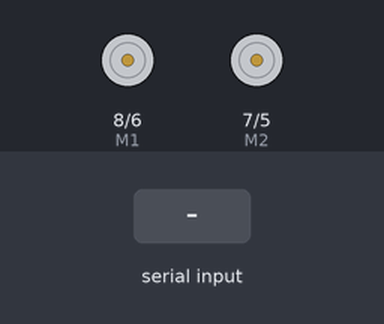
This sketch was run on a simulated Arduino Uno, built with avr-gcc and run on an emulated ATmega328P. Shown: direction and speed pins drawn as motors (green arrow = direction pin HIGH = forward, orange = LOW = backward, longer = more drive). The inputs (shaded band) are chosen by the test bench.

Above: at 1.2 s.
1.3 s: "w" received over Serial
At 1.7 s:
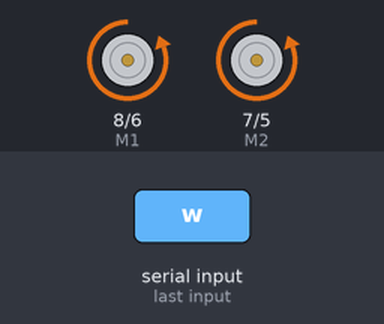
3.8 s: "s" received over Serial
At 4.6 s:
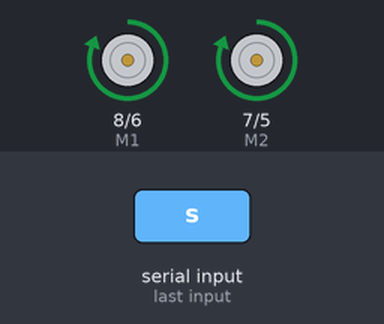
6.3 s: "a" received over Serial
At 6.7 s:
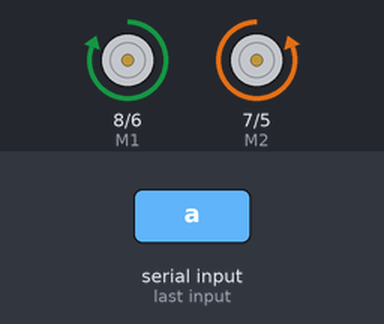
8.8 s: "d" received over Serial
At 9.6 s:
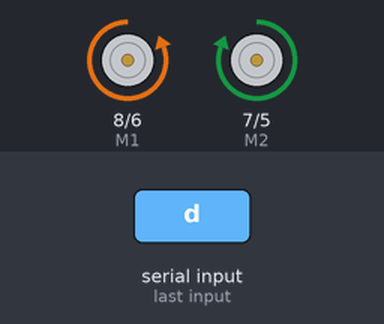
Timing chart, 0 to 11.8 s (numbered marks = the images above; inputs shaded):
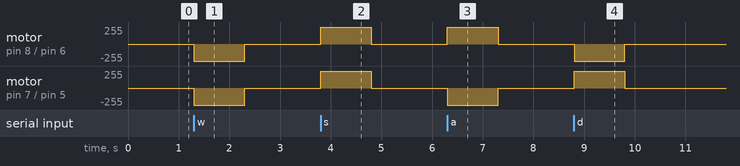

The sketch:

Rover_v2.ino
```cpp
//Orientation Motor side Down, Battery Side up
int E1 = 6 ; //Right track spreed controller
int E2 = 5 ; //Left track speed controller
int M1 = 8 ; //Right track direction controller
int M2 = 7 ; //Left track direction controller
int flag = 0 ;//Continuous flag
void setup() {
  // put your setup code here, to run once:
  int i ;
  for ( i = 5 ; i <= 8 ; i++ )
  pinMode ( i, OUTPUT ) ;
  Serial.begin ( 9600 ) ;
}

void loop() {
  // put your main code here, to run repeatedly:
  while ( Serial.available() < 1 ) {} //Do nothing to wait for received char
  char key = Serial.read() ;
  int track_l_spd = 255 ;
  int track_r_spd = 255 ;
  switch( key )
  {
    case 'w' :
      up ( track_l_spd, track_r_spd , flag ) ; //Move forwards
      break ;
    case 's' :
      down ( track_l_spd, track_r_spd , flag ) ;//Move backwards
      break ;
    case 'a' :
      left ( track_l_spd, track_r_spd , flag ) ;//Turn and move left
      break ;
    case 'd' :
      right ( track_l_spd, track_r_spd , flag ) ;//Turn and move right
      break ;
    case 'c' :
      if ( flag == 0 )
      {
        flag = 1 ;
      }
      else
      {
        flag = 0 ;
      }
    default :
      stop() ;
      break ;
  }
}

void stop ( void )
{
  digitalWrite ( E1, LOW ) ;//Stop power to right track
  digitalWrite ( E2, LOW ) ;//Stop power to left track
}
void up ( char x , char y , int flag )
{
  analogWrite ( E1, x ) ;//Write 255 to right track
  digitalWrite ( M1, LOW ) ;//Power to right track
  analogWrite ( E2, y ) ;//Write 255 to left track
  digitalWrite ( M2, LOW ) ;//Power to left track
  if ( flag == 0 )//If not continuous
  {
    delay( 1000 ) ;
    digitalWrite ( E1, LOW ) ;
    digitalWrite ( E2, LOW ) ;
  }

}
void down ( char x , char y , int flag )
{
  analogWrite ( E1, x ) ;//Write 255 to right track
  digitalWrite ( M1, HIGH ) ;//Reverse Power to right track
  analogWrite ( E2, y ) ;//Write 255 to left track
  digitalWrite ( M2, HIGH ) ;//Reverse Power to left track
  if ( flag == 0 )//If not continuous
  {
    delay( 1000 ) ;
    digitalWrite ( E1, LOW ) ;
    digitalWrite ( E2, LOW ) ;
  }
}
void left ( char x , char y , int flag )
{
  analogWrite ( E1, x ) ;//Write 255 to right track
  digitalWrite ( M1, HIGH ) ;//High Power to right track
  analogWrite ( E2, y ) ;//Write 255 to left track
  digitalWrite ( M2, LOW ) ;//Low Power to left track
  if ( flag == 0 )//If not continuous
  {
    delay( 1000 ) ;
    digitalWrite ( E1, LOW ) ;
    digitalWrite ( E2, LOW ) ;
  }
}
void right ( char x , char y , int flag )
{
  analogWrite ( E1, x ) ;//Write 255 to right track
  digitalWrite ( M1, LOW ) ;//Low power to right track
  analogWrite ( E2, y ) ;//Write 255 to left track
  digitalWrite ( M2, HIGH ) ;//High power to left track
  if ( flag == 0 )//If not continuous
  {
    delay( 1000 ) ;
    digitalWrite ( E1, LOW ) ;
    digitalWrite ( E2, LOW ) ;
  }
}
```

Measured:
- after the input at 1.3 s, motor on pin 8 (M1) / pin 6 (E1), motor on pin 7 (M2) / pin 5 (E2): stopped → backward 255/255 at once, → stopped 1.0 s later
- after the input at 3.8 s, motor on pin 8 (M1) / pin 6 (E1), motor on pin 7 (M2) / pin 5 (E2): stopped → forward 255/255 at once, → stopped 1.0 s later
- after the input at 6.3 s, motor on pin 8 (M1) / pin 6 (E1): stopped → forward 255/255 at once, → stopped 1.0 s later; motor on pin 7 (M2) / pin 5 (E2): stopped → backward 255/255 at once, → stopped 1.0 s later
- after the input at 8.8 s, motor on pin 8 (M1) / pin 6 (E1): stopped → backward 255/255 at once, → stopped 1.0 s later; motor on pin 7 (M2) / pin 5 (E2): stopped → forward 255/255 at once, → stopped 1.0 s later
